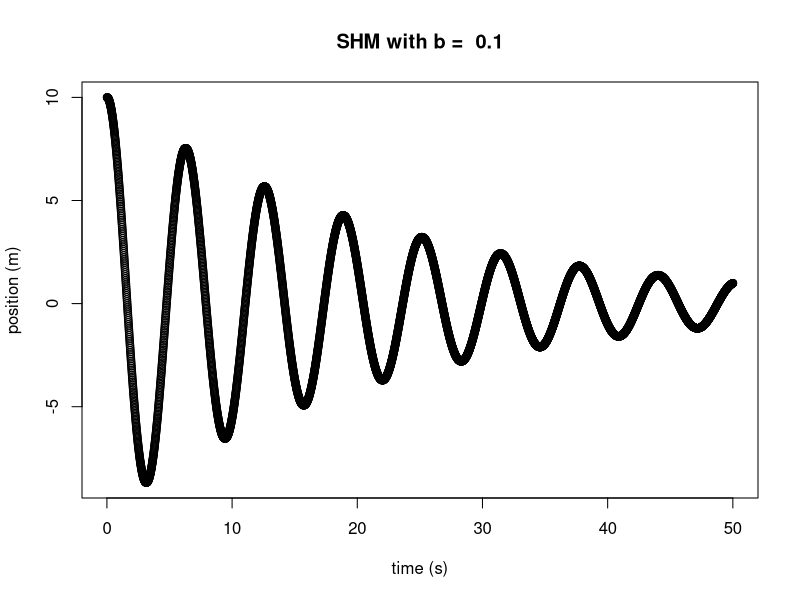

Write R code to recreate this figure.

m <- 1.0
k <- 1.0
x <- 10.0
v <- 0.0
T <- 50.0
tstep <- 0.01
b = 0.1

tvect <- c()
xvect <- c()
tt <- 0.0
a <- 0.0
while (tt < T) {
	a <- -k*x/m - b*v
	x <- x + v*tstep
	v <- v + a*tstep
	tt <- tt + tstep
	xvect <- append(xvect, x)
	tvect <- append(tvect, tt)
}

write(xvect, "shm1.txt", sep='\n')
png('shm1.png')
plot(tvect, xvect, xlab='time (s)', ylab='position (m)', main=paste('SHM with b = ', b))
